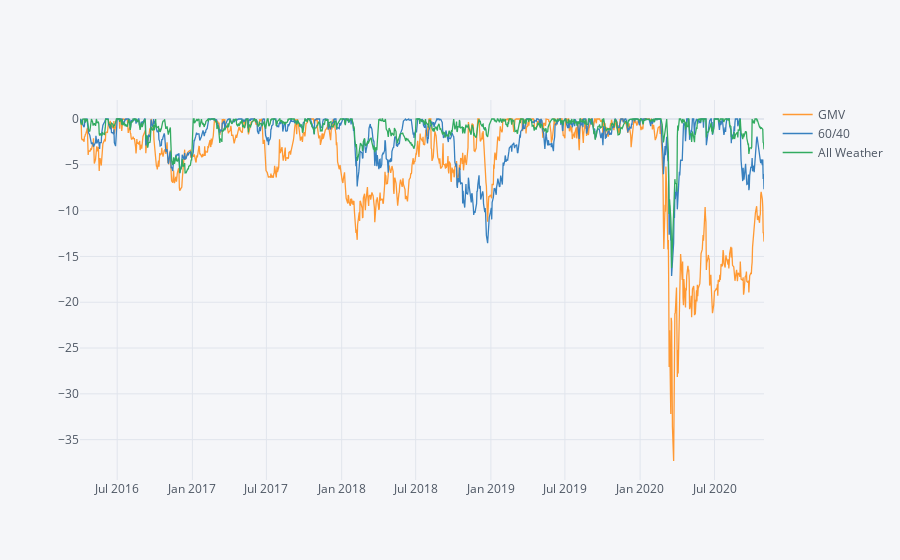

Here is the notebook cell this chart was saved with:
### Code cell
aw_64.line_plot('Drawdown', 'GMV VS 60/40 VS All Weather Drawdown', 'linear')

### Figure 1 — Plotly figure (JSON) as saved in the notebook; plotly's stock layout.template omitted (floating-point values rounded to 4 significant figures; data arrays with more than 128 entries replaced by an {"elided": "..."} marker saying what was removed)
{"data": [{"line": {"color": "rgba(255, 153, 51, 1.0)", "dash": "solid", "shape": "linear", "width": 1.3}, "mode": "lines", "name": "GMV", "text": "", "type": "scatter", "x": {"elided": "1156 str values"}, "y": {"elided": "1156 float values"}}, {"line": {"color": "rgba(55, 128, 191, 1.0)", "dash": "solid", "shape": "linear", "width": 1.3}, "mode": "lines", "name": "60/40", "text": "", "type": "scatter", "x": {"elided": "1156 str values"}, "y": {"elided": "1156 float values"}}, {"line": {"color": "rgba(50, 171, 96, 1.0)", "dash": "solid", "shape": "linear", "width": 1.3}, "mode": "lines", "name": "All Weather", "text": "", "type": "scatter", "x": {"elided": "1156 str values"}, "y": {"elided": "1156 float values"}}], "layout": {"legend": {"bgcolor": "#F5F6F9", "font": {"color": "#4D5663"}}, "paper_bgcolor": "#F5F6F9", "plot_bgcolor": "#F5F6F9", "title": {"font": {"color": "#4D5663"}}, "xaxis": {"gridcolor": "#E1E5ED", "showgrid": true, "tickfont": {"color": "#4D5663"}, "title": {"font": {"color": "#4D5663"}, "text": ""}, "zerolinecolor": "#E1E5ED"}, "yaxis": {"gridcolor": "#E1E5ED", "showgrid": true, "tickfont": {"color": "#4D5663"}, "title": {"font": {"color": "#4D5663"}, "text": ""}, "zerolinecolor": "#E1E5ED"}}}
